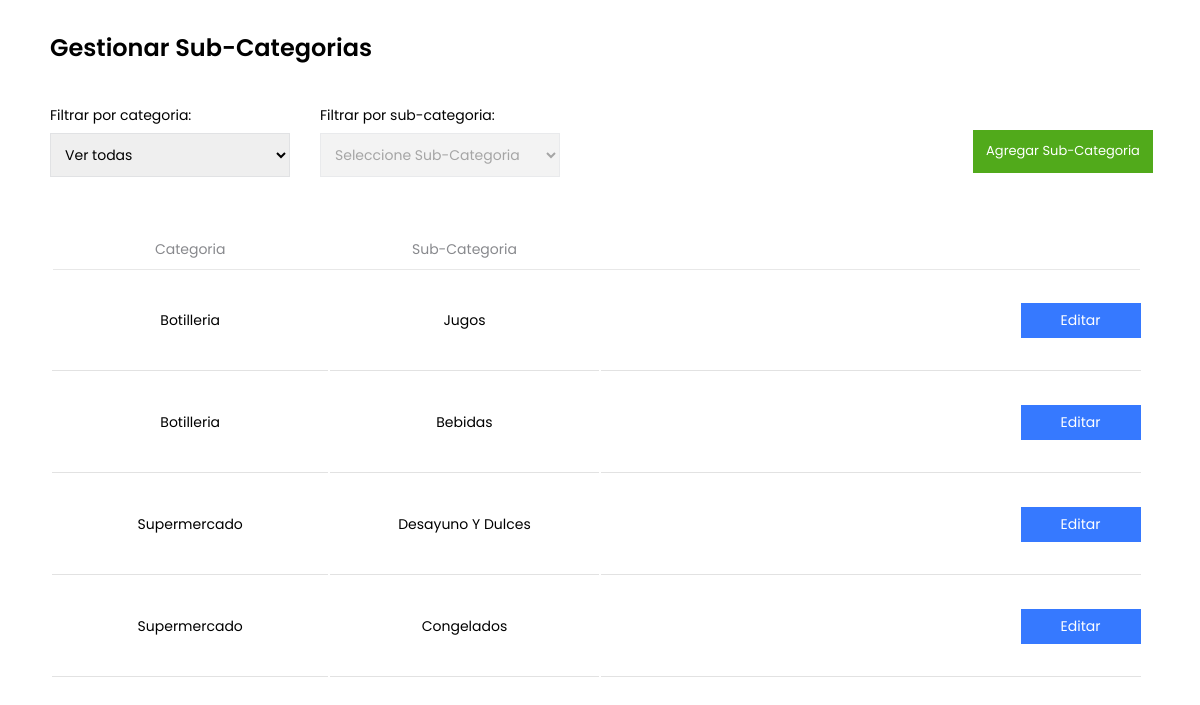
/menu-encargadoStock/gestionar-subCategorias/gestionarSubCategorias.php, run on the app's committed database.
### tables this page shows
CREATE TABLE sub_categorias (
    id INT AUTO_INCREMENT,
    fk_categorias_id INT,
    descripcion VARCHAR(90),

    PRIMARY KEY (id),
    FOREIGN KEY (fk_categorias_id) REFERENCES categorias(id)
);

CREATE TABLE categorias (
    id INT AUTO_INCREMENT,
    descripcion VARCHAR(130),        

    PRIMARY KEY (id)

);

### php/class/Dao.php (called while the page is built, shortened)
<?php
include('Categorias.php');
class DAO{
    private $con;
    public function conectarBD(){
        $servername = "localhost";
        $usuario = "root";
        $password = "";
        $bd = "supermercadooficial";
        $this->con = new mysqli($servername,$usuario,$password,$bd);
    }
    public function buscarSubCategorias(){
        $sql = "SELECT sub_categorias.id AS 'id_sub_categoria', categorias.id AS 'id_categoria', categorias.descripcion AS 'descripcion_categoria', sub_categorias.descripcion AS 'descripcion_sub_categoria'
        FROM sub_categorias INNER JOIN categorias on categorias.id = sub_categorias.fk_categorias_id ORDER BY sub_categorias.id DESC";
        $resultado = $this->con->query($sql);
        $fila = mysqli_num_rows($resultado);
        $lista_sub_categorias = array();
        if($fila >=1){
            while($r = mysqli_fetch_array($resultado)){
                $id_sub_categoria = $r['id_sub_categoria'];
                $id_categoria = $r['id_categoria'];
                $descripcion_categoria = $r['descripcion_categoria'];
                $descripcion_sub_categoria = $r['descripcion_sub_categoria'];
                $sub_categorias = new Sub_Categorias($id_sub_categoria,$id_categoria,$descripcion_categoria,$descripcion_sub_categoria);
                $lista_sub_categorias[] = $sub_categorias;
            }
            return $lista_sub_categorias;
        }
    }
}
?>

### php/class/Categorias.php (called while the page is built, shortened)
<?php
    class Sub_Categorias{
        private $id_sub_categoria;
        private $descripcion_categoria;
        private $descripcion_sub_categoria;
        public function Sub_Categorias($id_sub_categoria,$id_categoria,$descripcion_categoria,$descripcion_sub_categoria){
            $this->id_sub_categoria = $id_sub_categoria;
            $this->descripcion_categoria = $descripcion_categoria;
            $this->descripcion_sub_categoria = $descripcion_sub_categoria;
        }
        public function getIdSubCategoria(){
            return $this->id_sub_categoria;
        }
        public function getDescripcionCategoria(){
            return $this->descripcion_categoria;
        }
        public function getDescripcionSubCategoria(){
            return $this->descripcion_sub_categoria;
        }
    }
?>

### menu-encargadoStock/gestionar-subCategorias/gestionarSubCategorias.php (the view, shortened to what this page needs)
<?php
include('../../php/class/Dao.php');
$dao = new DAO();
?>
<!DOCTYPE html>
<html lang="es">
<head>
    <link rel='stylesheet' href='https://cdn-uicons.flaticon.com/uicons-brands/css/uicons-brands.css'>
    <link rel='stylesheet' href='https://cdn-uicons.flaticon.com/uicons-bold-rounded/css/uicons-bold-rounded.css'>
    <link rel='stylesheet' href='https://cdn-uicons.flaticon.com/uicons-regular-rounded/css/uicons-regular-rounded.css'>
    <link rel="stylesheet" href="../../assets/css/menu-cajero/realizarcompra/realizarcompra.css">
    <link rel="stylesheet" href="../../assets/css/menu-stock/gestionarproductos.css">
</head>
<body>
    <h2>Gestionar Sub-Categorias</h2>
    <div class="contenedor-filtrado" style="margin-bottom: 30px; margin-top: 30px;">
        <div class="flex-input2">
            <div class="input-normal">
                <label class="label-input">Filtrar por categoria:</label>
                <select name="select" class="input-text select-input" id="categoria">
                        <?php
                            echo '<option value="0">Ver todas</option>';
                        ?>
                </select>
            </div>
            <div class="input-normal">
                <label class="label-input">Filtrar por sub-categoria:</label>
                <select name="select" class="input-text select-input" id="sub-categoria-select" disabled>
                <option disabled selected="Seleccionar">Seleccione Sub-Categoria</option>
                </select>
            </div>
        </div>
        <div class="btn-div">
            <button type="button" class="btn btn-iniciar-compra margin-btn btnhover" id="agregar">Agregar Sub-Categoria</button>
        </div>
    </div>
    <table id="tabla">
        <thead>
            <tr>
                <th class="titular-fila">Categoria</th>
                <th class="titular-fila">Sub-Categoria</th>
                <th class="titular-fila"></th>
            </tr>
        </thead>
        <?php
            $lista_sub_categorias = $dao->buscarSubCategorias();
            foreach($lista_sub_categorias as $k){
                echo '
                <tr class="producto-item">
                    <td style="width: 400px;">'.$k->getDescripcionCategoria().'</td>
                    <td style="width: 400px;">'.$k->getDescripcionSubCategoria().'</td>
                    <td style="padding-left: 400px;">
                        <div class="botones-opciones">
                            <div class="editar boton-opcion">
                                    <a href="editarSubCategoria.php?id_subcategoria='.$k->getIdSubCategoria().'" style="cursor: pointer; color: white; text-decoration: none;">Editar</a>
                            </div>
                        </div>
                    </td>
                </tr>
                ';
            }
        ?>
    </table>
    <div style="height: 40px;">
    </div>
</body>
</html>

### assets/css/menu-cajero/realizarcompra/realizarcompra.css (style rules this page uses)
* { box-sizing: border-box; padding: 0; margin: 0; }
:root { --verde: #51AA1B; --negro: black; --plomo-boton: #EAEAEC; --plomo-input: #B7B7B7; --font: 'Poppins', sans-serif; --tamaño-h2: 24px; }
body { font-family: var(--font); }
html { margin-left: 50px; margin-top: 30px; }
h2 { font-size: 24px; font-weight: 600; margin-bottom: 40px; }
.input-normal { display: flex; flex-direction: column; }
.label-input { font-size: 14px; font-family: var(--font); font-weight: 400; margin-bottom: 7px; }
.input-text { border: 1.6px solid #E1E2E4; padding: 10px; margin: 0; font-size: 14px; width: 400px; outline: none; font-family: var(--font); margin-bottom: 20px; transition: 0.6s; }
::placeholder { color: #B7B7B7; }
.btn { min-width: 180; width: 230px; height: 43px; font-family: var(--font); font-size: 13px; background: var(--verde); border: none; color: white; cursor: pointer; transition: 0.6s; }
.btn-iniciar-compra { width: 180px; }
.margin-btn { margin-left: 20px; }
table { width: 100%; text-align: center; }
.titular-fila { font-size: 14px; font-weight: 400; color: #88898D; }
thead { -webkit-box-shadow: 0px 2px 0px -1px rgba(0,0,0,0.09); -moz-box-shadow: 0px 2px 0px -1px rgba(0,0,0,0.09); box-shadow: 0px 2px 0px -1px rgba(0,0,0,0.09); height: 40px; }
.producto-item { font-size: 14px; height: 100px; border-bottom: 1px solid #e2e2e2; }
td { border-bottom: 1px solid #e2e2e2; }

### assets/css/menu-stock/gestionarproductos.css (style rules this page uses)
:root { --verde: #51AA1B; --negro: black; --plomo-boton: #EAEAEC; --plomo-input: #B7B7B7; --font: 'Poppins', sans-serif; --tamaño-h2: 24px; }
.contenedor-filtrado { display: flex; gap: 40px; }
.input-text { width: 300px; }
.botones-opciones { margin: 20px; margin-right: 0; }
.boton-opcion { width: 120px; height: 35px; display: flex; justify-content: center; align-items: center; color: white; font-size: 14px; margin-bottom: 10px; }
.boton-opcion a { cursor: pointer; color: white; text-decoration: none; }
.editar { background: #3679FF; }
.select-input { width: 190px; }

### menu-encargadoStock/gestionar-subCategorias/gestionarSubCategorias.php (style rules this page uses)
.input-normal { display: flex; justify-content: space-between; }
.btn-div { display: flex; align-items: center; margin-right: 47px; }
table { width: 95%; }
.input-text { width: 240px; margin-right: 10px; }
.contenedor-filtrado { display: flex; justify-content: space-between; }
.flex-input2 { display: flex; gap: 20px; }

### data on the page
sub_categorias: fk_categorias.descripcion "Botilleria", descripcion "Jugos"
sub_categorias: fk_categorias.descripcion "Botilleria", descripcion "Bebidas"
sub_categorias: fk_categorias.descripcion "Supermercado", descripcion "Desayuno Y Dulces"
sub_categorias: fk_categorias.descripcion "Supermercado", descripcion "Congelados"
